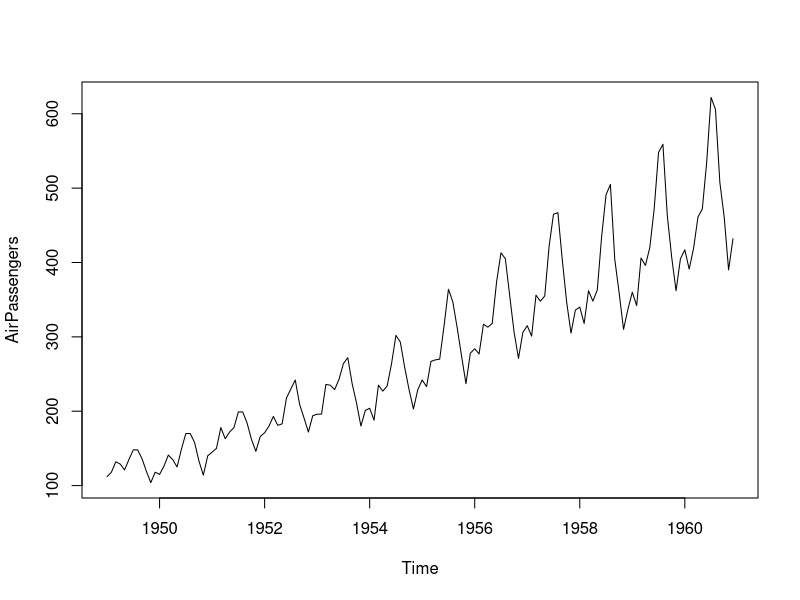
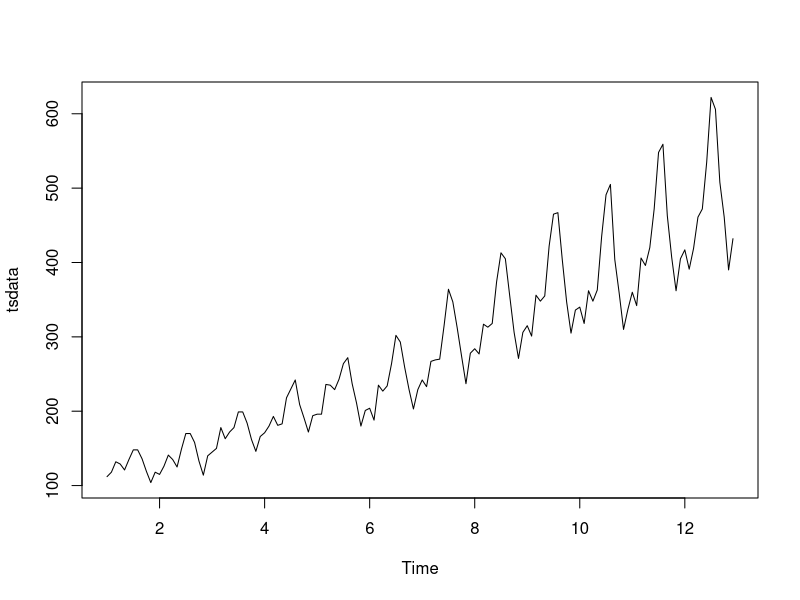
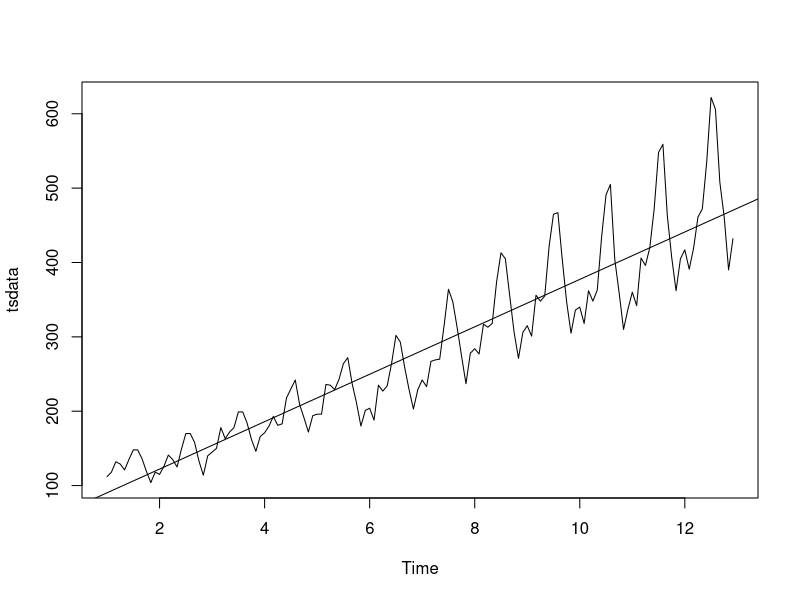
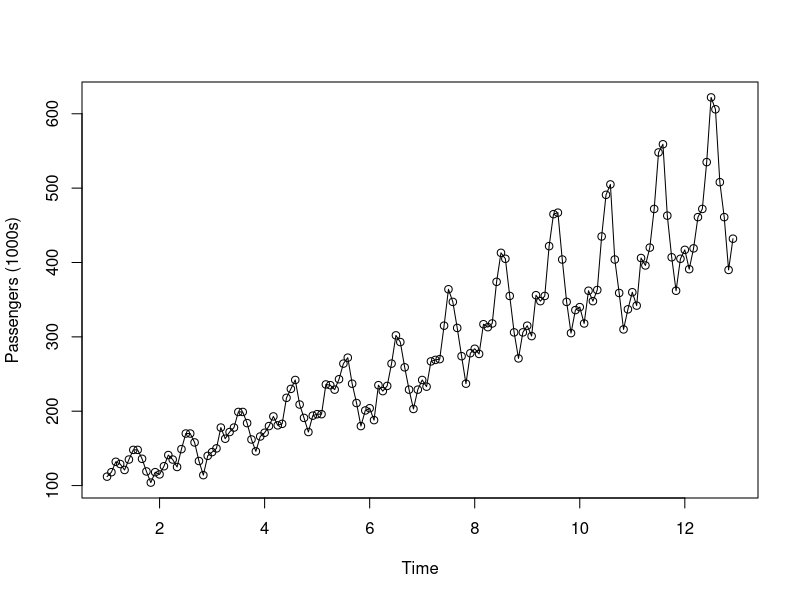
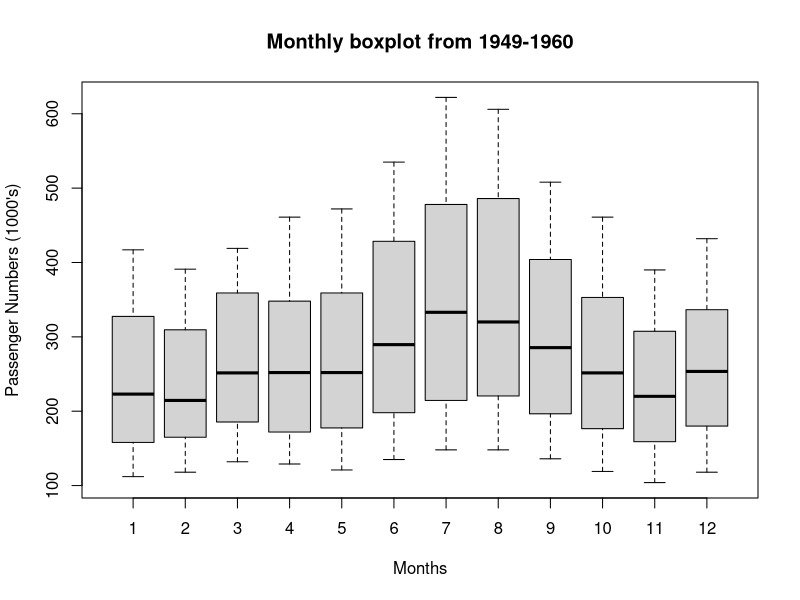
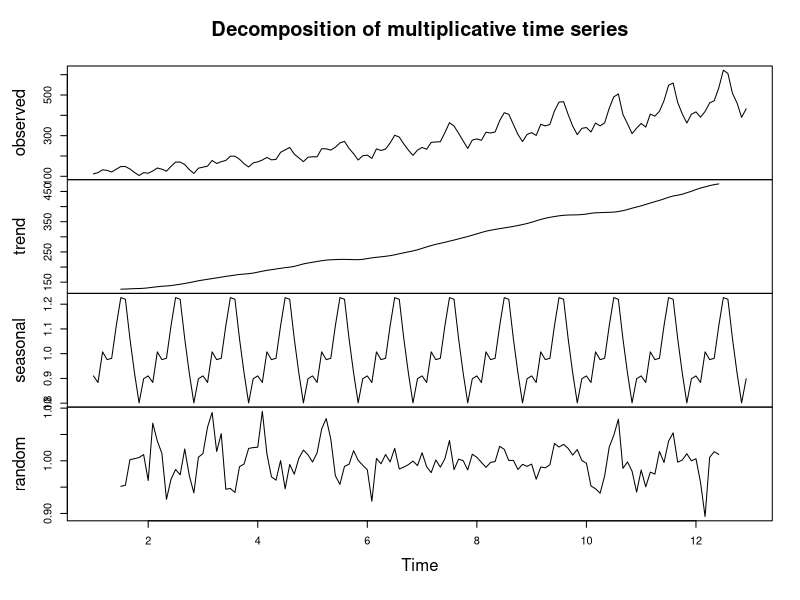
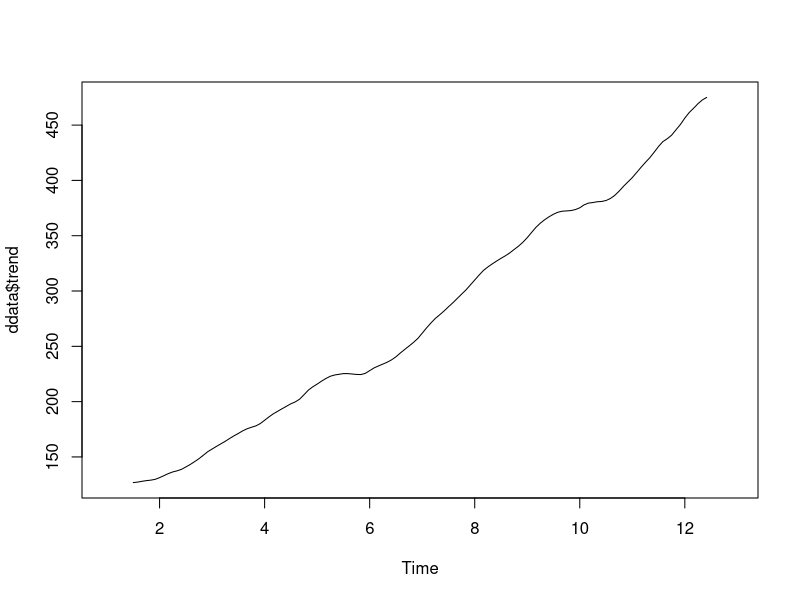
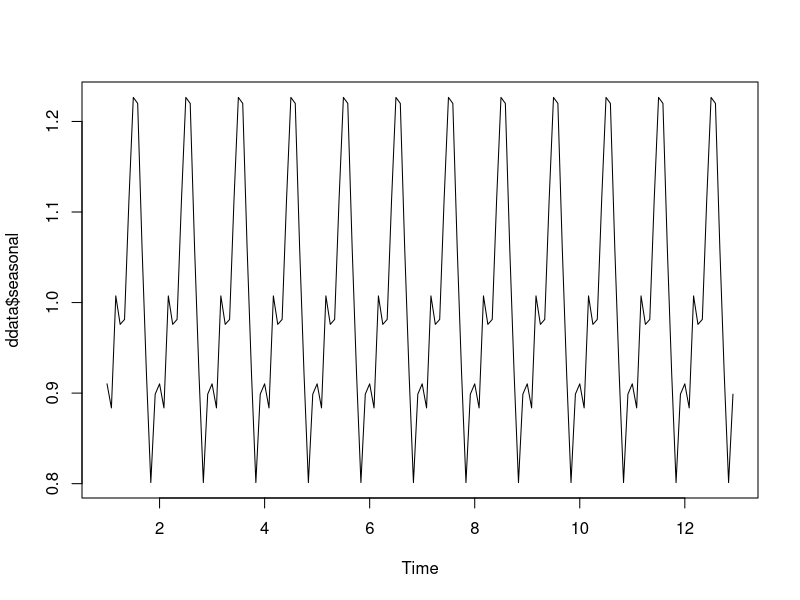

Reproduce these figures in R, in order. (Note: this script raises an error after producing the figures.)
# Load the required library and dataset
library(datasets)
library(zoo)

data("AirPassengers")
class(AirPassengers)
start(AirPassengers)
end(AirPassengers)

plot.ts(AirPassengers)
# For NA 
sum(is.na(AirPassengers))

# Summary of data
summary(AirPassengers)

#Observations of the time series data
# Decompose the data
tsdata<-ts(AirPassengers, frequency = 12)
summary(tsdata)
tsdata
plot(tsdata)

# Plot a Trendline on the Original Dataset
plot(tsdata)
abline(reg=lm(tsdata~time(tsdata)))

cycle(tsdata)
plot(tsdata, ylab="Passengers (1000s)", type="o")
# Create a Box Plot by Cycle
boxplot(tsdata~cycle(tsdata),main="Monthly boxplot from 1949-1960", xlab="Months", ylab = "Passenger Numbers (1000's)")

# Decomposing the tsdata
ddata<-decompose(tsdata, "multiplicative")
plot(ddata)
# Ploting separately
plot(ddata$trend)
plot(ddata$seasonal)
plot(ddata$random)

#Testing the stationarity of the data
#Augmented Dickey-Fuller Test
adf.test(tsdata) 

#Autocorrelation test
autoplot(acf(tsdata,plot=FALSE))+ labs(title="Correlogram of Air Passengers data") 
ddata$random
autoplot(acf(ddata$random[7:138],plot=FALSE))+ labs(title="Correlogram of Air Passengers Random Component") 



#Fitting the model
#Linear model
autoplot(tsdata) + geom_smooth(method="lm")+ labs(x ="Date", y = "Passenger numbers (1000's)", title="Air Passengers data") 


# generating ARIMA
mymodel <- auto.arima(AirPassengers)
mymodel
auto.arima(AirPassengers, ic="aic", trace = TRUE)


# Plot the Residuals
plot.ts(mymodel$residuals)

#Forecast the Values for the Next 10 Years
myforecast <- forecast(mymodel, level=c(95), h=12)

plot(myforecast)

myforecast

checkresiduals(mymodel)
